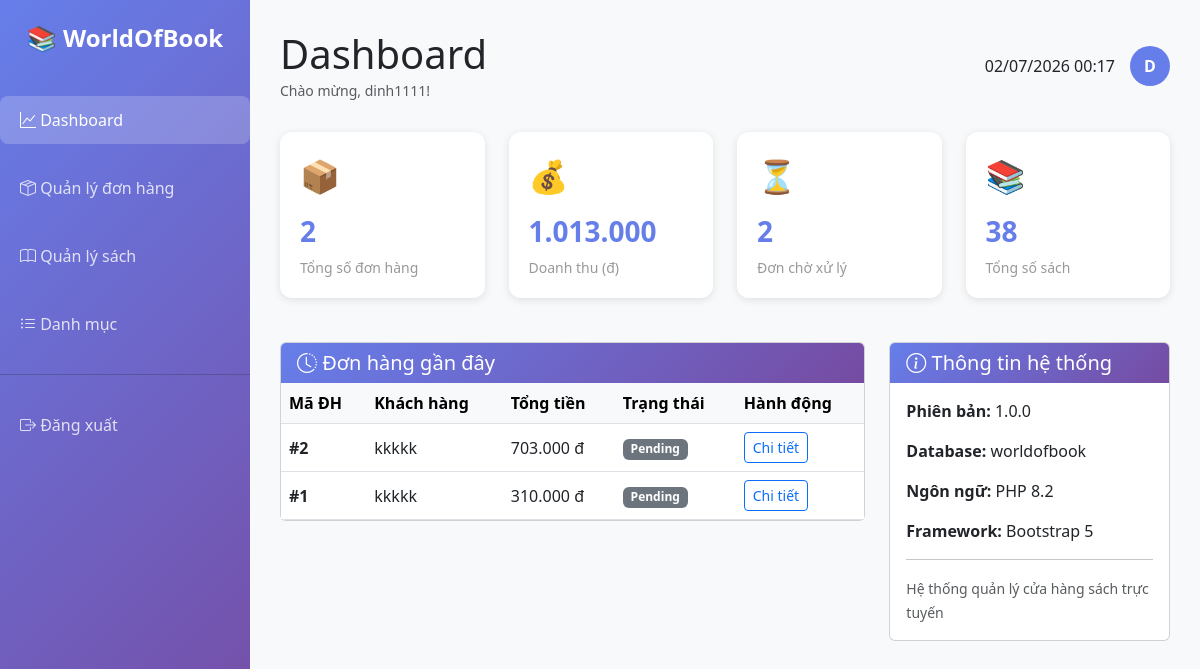
/pages/admin_dashboard.php (signed in), run on the app's committed database.
### tables this page shows
create table `orders` (
  `order_id` int(11) not null,
  `user_id` int(11) default null,
  `full_name` varchar(255) not null,
  `email` varchar(150) not null,
  `phone` varchar(20) not null,
  `address` text not null,
  `total_amount` decimal(15,2) not null,
  `status` varchar(50) not null default 'pending',
  `created_at` timestamp not null default current_timestamp()
);

### public_html/pages/admin_dashboard.php (the view, shortened to what this page needs)
<?php
require_once 'db.php';
$stats = [];
$stmt = $pdo->query("select count(*) as total from orders");
$stats['total_orders'] = $stmt->fetch()['total'];
$stmt = $pdo->query("select sum(total_amount) as revenue from orders where status != 'cancelled'");
$result = $stmt->fetch();
$stats['revenue'] = $result['revenue'] ?? 0;
$stmt = $pdo->query("select count(*) as pending from orders where status = 'pending'");
$stats['pending'] = $stmt->fetch()['pending'];
$stmt = $pdo->query("select count(*) as total from books");
$stats['total_books'] = $stmt->fetch()['total'];
$stmt = $pdo->query("select * from orders order by created_at desc limit 5");
$recent_orders = $stmt->fetchAll();
?>
<!DOCTYPE html>
<html lang="vi">
<head>
    <link href="https://cdn.jsdelivr.net/npm/bootstrap@5.3.0/dist/css/bootstrap.min.css" rel="stylesheet">
    <link rel="stylesheet" href="https://cdn.jsdelivr.net/npm/bootstrap-icons@1.10.5/font/bootstrap-icons.css">
</head>
<body>
    <div class="sidebar">
        <div class="logo">📚 WorldOfBook</div>
        <nav class="nav flex-column">
            <a href="admin_dashboard.php" class="nav-link active">
                <i class="bi bi-graph-up"></i> Dashboard
            </a>
            <a href="admin_orders.php" class="nav-link">
                <i class="bi bi-box-seam"></i> Quản lý đơn hàng
            </a>
            <a href="admin_books.php" class="nav-link">
                <i class="bi bi-book"></i> Quản lý sách
            </a>
            <a href="admin_categories.php" class="nav-link">
                <i class="bi bi-list-ul"></i> Danh mục
            </a>
            <hr style="background: rgba(255,255,255,0.2);">
            <a href="logout.php" class="nav-link">
                <i class="bi bi-box-arrow-right"></i> Đăng xuất
            </a>
        </nav>
    </div>
    <div class="main-content">
        <div class="header-top">
            <div>
                <h1 class="mb-0">Dashboard</h1>
                <small class="text-muted">Chào mừng, <?= htmlspecialchars($_SESSION['username']) ?>!</small>
            </div>
            <div class="user-info">
                <span><?= date('d/m/Y H:i') ?></span>
                <div
                    style="width: 40px; height: 40px; border-radius: 50%; background: #667eea; color: white; display: flex; align-items: center; justify-content: center; font-weight: bold;">
                    <?= strtoupper(substr($_SESSION['username'], 0, 1)) ?>
                </div>
            </div>
        </div>
        <div class="row mb-4">
            <div class="col-md-6 col-lg-3">
                <div class="stat-card">
                    <div class="stat-icon">📦</div>
                    <div class="stat-value"><?= $stats['total_orders'] ?></div>
                    <div class="stat-label">Tổng số đơn hàng</div>
                </div>
            </div>
            <div class="col-md-6 col-lg-3">
                <div class="stat-card">
                    <div class="stat-icon">💰</div>
                    <div class="stat-value"><?= number_format($stats['revenue'], 0, ',', '.') ?></div>
                    <div class="stat-label">Doanh thu (đ)</div>
                </div>
            </div>
            <div class="col-md-6 col-lg-3">
                <div class="stat-card">
                    <div class="stat-icon">⏳</div>
                    <div class="stat-value"><?= $stats['pending'] ?></div>
                    <div class="stat-label">Đơn chờ xử lý</div>
                </div>
            </div>
            <div class="col-md-6 col-lg-3">
                <div class="stat-card">
                    <div class="stat-icon">📚</div>
                    <div class="stat-value"><?= $stats['total_books'] ?></div>
                    <div class="stat-label">Tổng số sách</div>
                </div>
            </div>
        </div>
        <div class="row">
            <div class="col-lg-8">
                <div class="card">
                    <div class="card-header">
                        <h5 class="mb-0"><i class="bi bi-clock-history"></i> Đơn hàng gần đây</h5>
                    </div>
                    <div class="card-body p-0">
                        <div class="table-responsive">
                            <table class="table table-hover align-middle m-0">
                                <thead class="table-light">
                                    <tr>
                                        <th>Mã ĐH</th>
                                        <th>Khách hàng</th>
                                        <th>Tổng tiền</th>
                                        <th>Trạng thái</th>
                                        <th>Hành động</th>
                                    </tr>
                                </thead>
                                <tbody>
                                    <?php foreach ($recent_orders as $order): ?>
                                        <tr>
                                            <td><strong>#<?= $order['order_id'] ?></strong></td>
                                            <td><?= htmlspecialchars($order['full_name']) ?></td>
                                            <td><?= number_format($order['total_amount'], 0, ',', '.') ?> đ</td>
                                            <td>
                                                <?php
                                                $badge_class = 'bg-secondary';
                                                ?>
                                                <span class="badge <?= $badge_class ?>"><?= $order['status'] ?></span>
                                            </td>
                                            <td>
                                                <a href="admin_order_detail.php?id=<?= $order['order_id'] ?>"
                                                    class="btn btn-sm btn-outline-primary">Chi tiết</a>
                                            </td>
                                        </tr>
                                    <?php endforeach; ?>
                                </tbody>
                            </table>
                        </div>
                    </div>
                </div>
            </div>
            <div class="col-lg-4">
                <div class="card">
                    <div class="card-header">
                        <h5 class="mb-0"><i class="bi bi-info-circle"></i> Thông tin hệ thống</h5>
                    </div>
                    <div class="card-body">
                        <p><strong>Phiên bản:</strong> 1.0.0</p>
                        <p><strong>Database:</strong> worldofbook</p>
                        <p><strong>Ngôn ngữ:</strong> PHP 8.2</p>
                        <p><strong>Framework:</strong> Bootstrap 5</p>
                        <hr>
                        <small class="text-muted">Hệ thống quản lý cửa hàng sách trực tuyến</small>
                    </div>
                </div>
            </div>
        </div>
    </div>
</body>
</html>

### public_html/pages/admin_dashboard.php (style rules this page uses)
body { font-family: 'Segoe UI', Tahoma, Geneva, Verdana, sans-serif; }
.sidebar { background: linear-gradient(135deg, #667eea 0%, #764ba2 100%); min-height: 100vh; position: fixed; left: 0; top: 0; width: 250px; padding: 20px 0; }
.sidebar .logo { text-align: center; color: white; font-size: 24px; font-weight: bold; margin-bottom: 30px; }
.sidebar .nav-link { color: rgba(255, 255, 255, 0.8); margin: 10px 0; padding: 12px 20px; border-radius: 8px; transition: all 0.3s; }
.sidebar .nav-link:hover, .sidebar .nav-link.active { background: rgba(255, 255, 255, 0.2); color: white; }
.main-content { margin-left: 250px; padding: 30px; background: #f8f9fa; min-height: 100vh; }
.stat-card { background: white; border-radius: 12px; padding: 20px; margin-bottom: 20px; box-shadow: 0 2px 8px rgba(0, 0, 0, 0.1); transition: transform 0.3s, box-shadow 0.3s; }
.stat-icon { font-size: 32px; margin-bottom: 10px; }
.stat-value { font-size: 28px; font-weight: bold; color: #667eea; }
.stat-label { color: #999; font-size: 14px; margin-top: 5px; }
.card-header { background: linear-gradient(135deg, #667eea 0%, #764ba2 100%); color: white; border: none; }
.header-top { display: flex; justify-content: space-between; align-items: center; margin-bottom: 30px; }
.user-info { display: flex; align-items: center; gap: 15px; }

### data on the page
orders: order_id "2", full_name "kkkkk", total_amount "703.000", status "Pending"
orders: order_id "1", full_name "kkkkk", total_amount "310.000", status "Pending"

### other printed values
$_SESSION['username'] "dinh1111"
substr($_SESSION['username'], 0, 1) "D"
$stats['total_orders'] "2"
$stats['revenue'] "1.013.000"
$stats['pending'] "2"
$stats['total_books'] "38"
